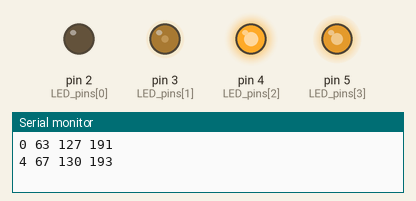
Bench run of a sketch on a simulated Arduino Uno, built with avr-gcc and run on an emulated ATmega328P. Shown: output pins drawn as LEDs (lit = HIGH), the last lines printed to the serial monitor.

Above: at 0.1 s.
At 1.2 s:
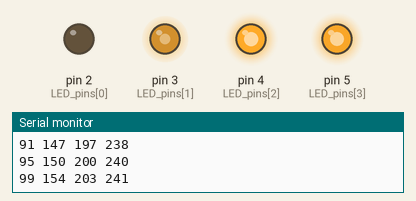
At 1.75 s:
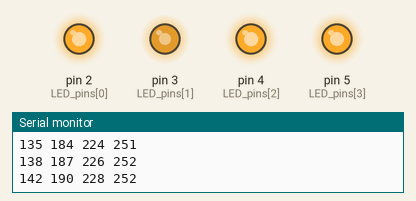
At 2.3 s:
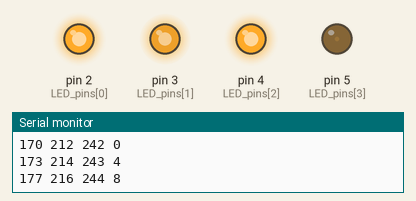
At 3.4 s:
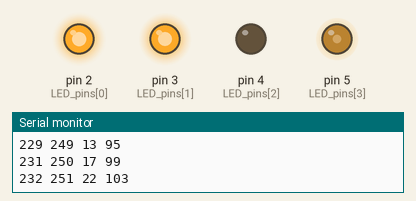
At 4.55 s:
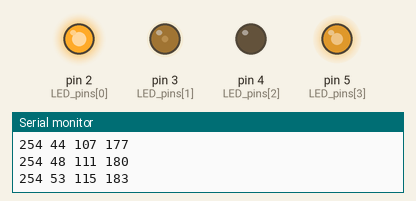
Timing chart, 0 to 6.0 s (numbered marks = the images above):
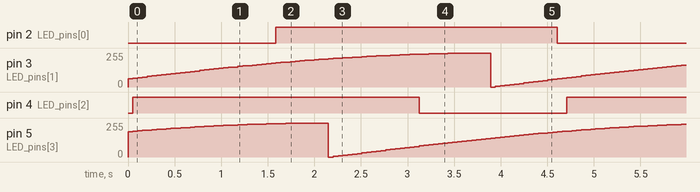

Measured:
- by itself, pin 2 (LED_pins[0]), pin 4 (LED_pins[2]): alternates HIGH for 3.0 s and LOW for 1.6 s
- by itself, pin 3 (LED_pins[1]), pin 5 (LED_pins[3]): ramps from 0/255 to 254/255 and jumps back, once every 4.6 s

The sketch:

HW5_201924451.ino
```cpp
int LED_pins[] = {2,3,4,5};
double angle[] = {asin(0.0/255.0),asin(63.0/255.0),asin(127.0/255.0),asin(191.0/255.0)};
int PWM_value[4] = {0,0,0,0};
void setup() {
  // put your setup code here, to run once:
  Serial.begin(9600);
  for(int i=0;i<4;i++){
    pinMode(LED_pins[i],OUTPUT);
    analogWrite(LED_pins[i],PWM_value[i]);
  }
}

void loop() {
  // put your main code here, to run repeatedly:
  for(int i=0;i<4;i++){
    PWM_value[i] = int(255.0* sin(angle[i]));
  }
  for(int i=0;i<4;i++){
    analogWrite(LED_pins[i],PWM_value[i]);
    angle[i] = angle[i] + PI/180.0;
    if(angle[i]>PI/2.0){
      angle[i]=0.0;
    }
    Serial.print(PWM_value[i]);
    Serial.print(" ");
  }
  Serial.println();
  delay(50);
}
```
